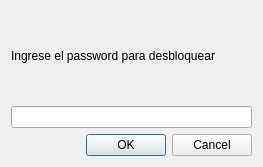
<?xml version="1.0" encoding="UTF-8"?>
<ui version="4.0">
 <class>JigLoginDialog</class>
 <widget class="QDialog" name="JigLoginDialog">
  <property name="geometry">
   <rect>
    <x>0</x>
    <y>0</y>
    <width>263</width>
    <height>167</height>
   </rect>
  </property>
  <property name="windowTitle">
   <string>Login</string>
  </property>
  <layout class="QVBoxLayout" name="verticalLayout">
   <item>
    <widget class="QLabel" name="label">
     <property name="text">
      <string>Ingrese el password para desbloquear</string>
     </property>
    </widget>
   </item>
   <item>
    <widget class="QLineEdit" name="lineEdit">
     <property name="echoMode">
      <enum>QLineEdit::Password</enum>
     </property>
    </widget>
   </item>
   <item>
    <widget class="QDialogButtonBox" name="buttonBox">
     <property name="orientation">
      <enum>Qt::Horizontal</enum>
     </property>
     <property name="standardButtons">
      <set>QDialogButtonBox::Cancel|QDialogButtonBox::Ok</set>
     </property>
    </widget>
   </item>
  </layout>
 </widget>
 <resources/>
 <connections>
  <connection>
   <sender>buttonBox</sender>
   <signal>accepted()</signal>
   <receiver>JigLoginDialog</receiver>
   <slot>accept()</slot>
   <hints>
    <hint type="sourcelabel">
     <x>248</x>
     <y>254</y>
    </hint>
    <hint type="destinationlabel">
     <x>157</x>
     <y>274</y>
    </hint>
   </hints>
  </connection>
  <connection>
   <sender>buttonBox</sender>
   <signal>rejected()</signal>
   <receiver>JigLoginDialog</receiver>
   <slot>reject()</slot>
   <hints>
    <hint type="sourcelabel">
     <x>316</x>
     <y>260</y>
    </hint>
    <hint type="destinationlabel">
     <x>286</x>
     <y>274</y>
    </hint>
   </hints>
  </connection>
 </connections>
</ui>
